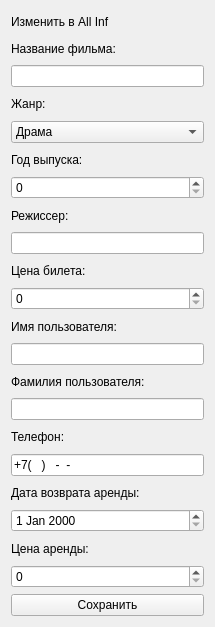
<?xml version="1.0" encoding="UTF-8"?>
<ui version="4.0">
 <class>upd_view</class>
 <widget class="QWidget" name="upd_view">
  <property name="geometry">
   <rect>
    <x>0</x>
    <y>0</y>
    <width>215</width>
    <height>627</height>
   </rect>
  </property>
  <property name="windowTitle">
   <string>Form</string>
  </property>
  <layout class="QGridLayout" name="gridLayout">
   <item row="0" column="0">
    <widget class="QLabel" name="label">
     <property name="text">
      <string>Изменить в All Inf</string>
     </property>
    </widget>
   </item>
   <item row="1" column="0">
    <widget class="QLabel" name="label_2">
     <property name="text">
      <string>Название фильма:</string>
     </property>
    </widget>
   </item>
   <item row="2" column="0">
    <widget class="QLineEdit" name="lineEdit"/>
   </item>
   <item row="3" column="0">
    <widget class="QLabel" name="label_3">
     <property name="text">
      <string>Жанр:</string>
     </property>
    </widget>
   </item>
   <item row="4" column="0">
    <widget class="QComboBox" name="comboBox">
     <item>
      <property name="text">
       <string>Драма</string>
      </property>
     </item>
     <item>
      <property name="text">
       <string>Комедия</string>
      </property>
     </item>
     <item>
      <property name="text">
       <string>Экшн</string>
      </property>
     </item>
     <item>
      <property name="text">
       <string>Ужасы</string>
      </property>
     </item>
     <item>
      <property name="text">
       <string>Фэнтези</string>
      </property>
     </item>
     <item>
      <property name="text">
       <string>Романтика</string>
      </property>
     </item>
     <item>
      <property name="text">
       <string>Мистика</string>
      </property>
     </item>
     <item>
      <property name="text">
       <string>Анимация</string>
      </property>
     </item>
     <item>
      <property name="text">
       <string>Криминал</string>
      </property>
     </item>
    </widget>
   </item>
   <item row="5" column="0">
    <widget class="QLabel" name="label_4">
     <property name="text">
      <string>Год выпуска:</string>
     </property>
    </widget>
   </item>
   <item row="6" column="0">
    <widget class="QSpinBox" name="spinBox">
     <property name="maximum">
      <number>9999</number>
     </property>
    </widget>
   </item>
   <item row="7" column="0">
    <widget class="QLabel" name="label_5">
     <property name="text">
      <string>Режиссер:</string>
     </property>
    </widget>
   </item>
   <item row="8" column="0">
    <widget class="QLineEdit" name="lineEdit_2"/>
   </item>
   <item row="9" column="0">
    <widget class="QLabel" name="label_6">
     <property name="text">
      <string>Цена билета:</string>
     </property>
    </widget>
   </item>
   <item row="10" column="0">
    <widget class="QSpinBox" name="spinBox_2">
     <property name="maximum">
      <number>9999999</number>
     </property>
     <property name="singleStep">
      <number>100</number>
     </property>
    </widget>
   </item>
   <item row="11" column="0">
    <widget class="QLabel" name="label_7">
     <property name="text">
      <string>Имя пользователя:</string>
     </property>
    </widget>
   </item>
   <item row="12" column="0">
    <widget class="QLineEdit" name="lineEdit_3"/>
   </item>
   <item row="13" column="0">
    <widget class="QLabel" name="label_8">
     <property name="text">
      <string>Фамилия пользователя:</string>
     </property>
    </widget>
   </item>
   <item row="14" column="0">
    <widget class="QLineEdit" name="lineEdit_4"/>
   </item>
   <item row="15" column="0">
    <widget class="QLabel" name="label_9">
     <property name="text">
      <string>Телефон:</string>
     </property>
    </widget>
   </item>
   <item row="16" column="0">
    <widget class="QLineEdit" name="lineEdit_5">
     <property name="inputMask">
      <string>+7(000)000-00-00</string>
     </property>
    </widget>
   </item>
   <item row="17" column="0">
    <widget class="QLabel" name="label_10">
     <property name="text">
      <string>Дата возврата аренды:</string>
     </property>
    </widget>
   </item>
   <item row="18" column="0">
    <widget class="QDateEdit" name="dateEdit"/>
   </item>
   <item row="19" column="0">
    <widget class="QLabel" name="label_11">
     <property name="text">
      <string>Цена аренды:</string>
     </property>
    </widget>
   </item>
   <item row="20" column="0">
    <widget class="QSpinBox" name="spinBox_3">
     <property name="maximum">
      <number>999999999</number>
     </property>
     <property name="singleStep">
      <number>1000</number>
     </property>
    </widget>
   </item>
   <item row="21" column="0">
    <widget class="QPushButton" name="pushButton">
     <property name="text">
      <string>Сохранить</string>
     </property>
    </widget>
   </item>
  </layout>
 </widget>
 <resources/>
 <connections/>
</ui>
